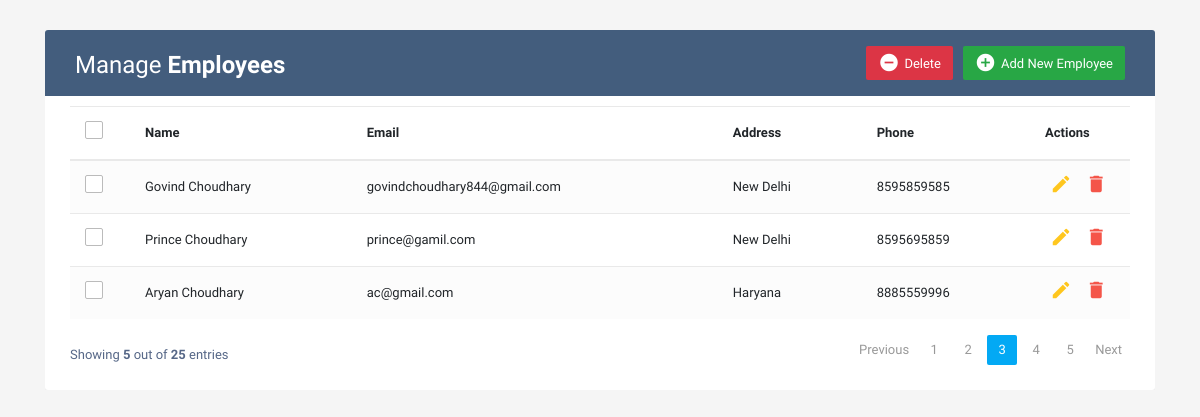
The page / on the database its author committed.
### App1/models.py (models this page shows)
class Employee(models.Model):
    Name = models.CharField(max_length=50)
    Email = models.CharField(max_length=50)
    Address = models.TextField()
    Phone = models.IntegerField()

### CRUD/views.py (the view)
# urls.py: path('', views.Index, name='Home'),
def Index(request):
    employee = Employee.objects.all()
    Data = {
        'emp' : employee
    }
    return render(request,"index.html",Data)

### Template/index.html (shortened to what this page needs)
<!DOCTYPE html>
<html lang="en">
<head>
	<link rel="stylesheet" href="https://stackpath.bootstrapcdn.com/bootstrap/4.5.0/css/bootstrap.min.css">
	<link rel="stylesheet" href="https://maxcdn.bootstrapcdn.com/font-awesome/4.7.0/css/font-awesome.min.css">
</head>
<body>
	<div class="container-xl">
		<div class="table-responsive">
			<div class="table-wrapper">
				<div class="table-title">
					<div class="row">
						<div class="col-sm-6">
							<h2>Manage <b>Employees</b></h2>
						</div>
						<div class="col-sm-6">
							<a href="#addEmployeeModal" class="btn btn-success" data-toggle="modal"><i
									class="material-icons">&#xE147;</i> <span>Add New Employee</span></a>
							<a href="#deleteEmployeeModal" class="btn btn-danger" data-toggle="modal"><i
									class="material-icons">&#xE15C;</i> <span>Delete</span></a>
						</div>
					</div>
				</div>
				<table class="table table-striped table-hover">
					<thead>
						<tr>
							<th>
								<span class="custom-checkbox">
									<label for="selectAll"></label>
								</span>
							</th>
							<th>Name</th>
							<th>Email</th>
							<th>Address</th>
							<th>Phone</th>
							<th>Actions</th>
						</tr>
					</thead>
					<tbody>
						{% for e in emp %}
						<tr>
							<td>
								<span class="custom-checkbox">
									<label for="checkbox1"></label>
								</span>
							</td>
							<td>{{e.Name}}</td>
							<td>{{e.Email}}</td>
							<td>{{e.Address}}</td>
							<td>{{e.Phone}}</td>
							<td>
								<a href="#editEmployeeModal-{{forloop.counter}}" class="edit" data-toggle="modal"><i
										class="material-icons" data-toggle="tooltip" title="Edit">&#xE254;</i></a>
								<a href="#deleteEmployeeModal-{{forloop.counter}}" class="delete" data-toggle="modal"><i
										class="material-icons" data-toggle="tooltip" title="Delete">&#xE872;</i></a>
							</td>
						</tr>
						{% endfor %}
					</tbody>
				</table>
				<div class="clearfix">
					<div class="hint-text">Showing <b>5</b> out of <b>25</b> entries</div>
					<ul class="pagination">
						<li class="page-item disabled"><a href="#">Previous</a></li>
						<li class="page-item"><a href="#" class="page-link">1</a></li>
						<li class="page-item"><a href="#" class="page-link">2</a></li>
						<li class="page-item active"><a href="#" class="page-link">3</a></li>
						<li class="page-item"><a href="#" class="page-link">4</a></li>
						<li class="page-item"><a href="#" class="page-link">5</a></li>
						<li class="page-item"><a href="#" class="page-link">Next</a></li>
					</ul>
				</div>
			</div>
		</div>
	</div>
</body>
</html>

### Template/index.html (style rules this page uses)
body { color: #566787; background: #f5f5f5; font-family: 'Varela Round', sans-serif; font-size: 13px; }
.table-responsive { margin: 30px 0; }
.table-wrapper { background: #fff; padding: 20px 25px; border-radius: 3px; min-width: 1000px; box-shadow: 0 1px 1px rgba(0, 0, 0, .05); }
.table-title { padding-bottom: 15px; background: #435d7d; color: #fff; padding: 16px 30px; min-width: 100%; margin: -20px -25px 10px; border-radius: 3px 3px 0 0; }
.table-title h2 { margin: 5px 0 0; font-size: 24px; }
.table-title .btn { color: #fff; float: right; font-size: 13px; border: none; min-width: 50px; border-radius: 2px; border: none; outline: none !important; margin-left: 10px; }
.table-title .btn i { float: left; font-size: 21px; margin-right: 5px; }
.table-title .btn span { float: left; margin-top: 2px; }
table.table tr th, table.table tr td { border-color: #e9e9e9; padding: 12px 15px; vertical-align: middle; }
table.table tr th:first-child { width: 60px; }
table.table tr th:last-child { width: 100px; }
table.table-striped tbody tr:nth-of-type(odd) { background-color: #fcfcfc; }
table.table td:last-child i { opacity: 0.9; font-size: 22px; margin: 0 5px; }
table.table td a { font-weight: bold; color: #566787; display: inline-block; text-decoration: none; outline: none !important; }
table.table td a.edit { color: #FFC107; }
table.table td a.delete { color: #F44336; }
table.table td i { font-size: 19px; }
.pagination { float: right; margin: 0 0 5px; }
.pagination li a { border: none; font-size: 13px; min-width: 30px; min-height: 30px; color: #999; margin: 0 2px; line-height: 30px; border-radius: 2px !important; text-align: center; padding: 0 6px; }
.pagination li.active a, .pagination li.active a.page-link { background: #03A9F4; }
.hint-text { float: left; margin-top: 10px; font-size: 13px; }
.custom-checkbox { position: relative; }
.custom-checkbox label:before { width: 18px; height: 18px; }
.custom-checkbox label:before { content: ''; margin-right: 10px; display: inline-block; vertical-align: text-top; background: white; border: 1px solid #bbb; border-radius: 2px; box-sizing: border-box; z-index: 2; }

### rows shown on the page
Employee: Name "Govind Choudhary", Email "govindchoudhary844@gmail.com", Address "New Delhi", Phone "8595859585"
Employee: Name "Prince Choudhary", Email "prince@gamil.com", Address "New Delhi", Phone "8595695859"
Employee: Name "Aryan Choudhary", Email "ac@gmail.com", Address "Haryana", Phone "8885559996"
